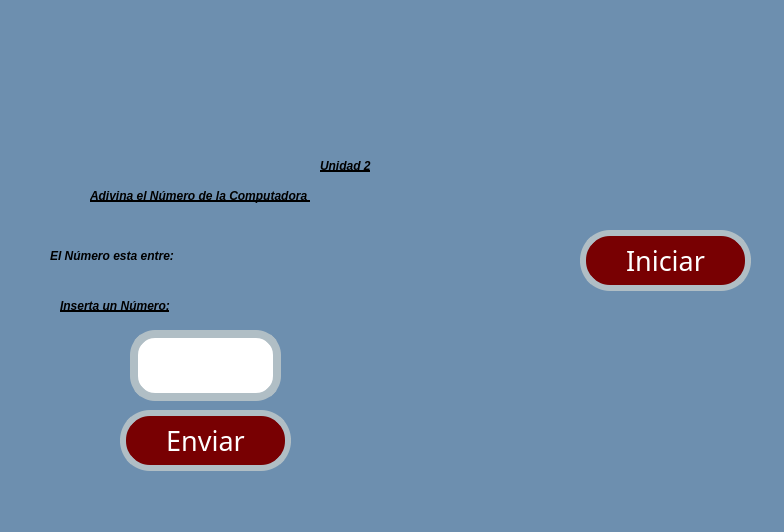
<?xml version="1.0" encoding="UTF-8"?>
<ui version="4.0">
 <class>MainWindow</class>
 <widget class="QMainWindow" name="MainWindow">
  <property name="geometry">
   <rect>
    <x>0</x>
    <y>0</y>
    <width>784</width>
    <height>532</height>
   </rect>
  </property>
  <property name="font">
   <font>
    <pointsize>1</pointsize>
   </font>
  </property>
  <property name="windowTitle">
   <string>MainWindow</string>
  </property>
  <property name="styleSheet">
   <string notr="true">background-color: #6D8FAF</string>
  </property>
  <widget class="QWidget" name="centralwidget">
   <widget class="QLabel" name="lbl_imagenUat">
    <property name="geometry">
     <rect>
      <x>0</x>
      <y>0</y>
      <width>331</width>
      <height>121</height>
     </rect>
    </property>
    <property name="styleSheet">
     <string notr="true"/>
    </property>
    <property name="text">
     <string/>
    </property>
    <property name="pixmap">
     <pixmap resource="../../Archivos/Recursos.qrc">:/Logos/log_uat_nuevo.png</pixmap>
    </property>
    <property name="scaledContents">
     <bool>true</bool>
    </property>
   </widget>
   <widget class="QLabel" name="lbl_imagenFi">
    <property name="geometry">
     <rect>
      <x>570</x>
      <y>0</y>
      <width>211</width>
      <height>141</height>
     </rect>
    </property>
    <property name="styleSheet">
     <string notr="true"/>
    </property>
    <property name="text">
     <string/>
    </property>
    <property name="pixmap">
     <pixmap resource="../../Archivos/Recursos.qrc">:/Logos/FIT_logo_vertical.png</pixmap>
    </property>
    <property name="scaledContents">
     <bool>true</bool>
    </property>
   </widget>
   <widget class="QLabel" name="lbl_imagenGatos">
    <property name="geometry">
     <rect>
      <x>470</x>
      <y>310</y>
      <width>311</width>
      <height>171</height>
     </rect>
    </property>
    <property name="styleSheet">
     <string notr="true"/>
    </property>
    <property name="text">
     <string/>
    </property>
    <property name="pixmap">
     <pixmap resource="../../Archivos/Recursos.qrc">:/Images/Gatos.png</pixmap>
    </property>
    <property name="scaledContents">
     <bool>true</bool>
    </property>
   </widget>
   <widget class="QLabel" name="lbl_Adivina">
    <property name="geometry">
     <rect>
      <x>60</x>
      <y>290</y>
      <width>311</width>
      <height>31</height>
     </rect>
    </property>
    <property name="styleSheet">
     <string notr="true">text-decoration: underline;
font: 20pt &quot;Forte&quot;;
color:rgb(0, 0, 0);
border-radius: 10px;
font-weight: bold;
font-style: italic;</string>
    </property>
    <property name="text">
     <string>Inserta un Número:</string>
    </property>
   </widget>
   <widget class="QLabel" name="lbl_Rango">
    <property name="geometry">
     <rect>
      <x>50</x>
      <y>240</y>
      <width>631</width>
      <height>31</height>
     </rect>
    </property>
    <property name="styleSheet">
     <string notr="true">font: 75 20pt &quot;Forte&quot;;
                   color: black;
                   border-radius: 10px;
                   font-weight: bold;
                   font-style: italic;</string>
    </property>
    <property name="text">
     <string>El Número esta entre:</string>
    </property>
   </widget>
   <widget class="QLineEdit" name="txt_Valor">
    <property name="geometry">
     <rect>
      <x>130</x>
      <y>330</y>
      <width>151</width>
      <height>71</height>
     </rect>
    </property>
    <property name="contextMenuPolicy">
     <enum>Qt::PreventContextMenu</enum>
    </property>
    <property name="whatsThis">
     <string/>
    </property>
    <property name="styleSheet">
     <string notr="true">background-color:rgb(255, 255, 255);
color:rgb(0, 0, 0);
border-radius:25px;
border:8px solid #B0BEC5;
font: 75 16pt &quot;MS Shell Dlg 2&quot;;
</string>
    </property>
    <property name="text">
     <string/>
    </property>
    <property name="maxLength">
     <number>32774</number>
    </property>
    <property name="cursorPosition">
     <number>0</number>
    </property>
    <property name="dragEnabled">
     <bool>false</bool>
    </property>
    <property name="readOnly">
     <bool>false</bool>
    </property>
    <property name="clearButtonEnabled">
     <bool>false</bool>
    </property>
   </widget>
   <widget class="QLabel" name="lbl_titulo">
    <property name="geometry">
     <rect>
      <x>90</x>
      <y>180</y>
      <width>671</width>
      <height>31</height>
     </rect>
    </property>
    <property name="styleSheet">
     <string notr="true">text-decoration: underline;
font: 20pt &quot;Forte&quot;;
color:rgb(0, 0, 0);
border-radius: 10px;
font-weight: bold;
font-style: italic;</string>
    </property>
    <property name="text">
     <string>Adivina el Número de la Computadora </string>
    </property>
   </widget>
   <widget class="QLabel" name="lbl_Unidad2">
    <property name="geometry">
     <rect>
      <x>320</x>
      <y>150</y>
      <width>141</width>
      <height>31</height>
     </rect>
    </property>
    <property name="styleSheet">
     <string notr="true">text-decoration: underline;
font: 20pt &quot;Forte&quot;;
color:rgb(0, 0, 0);
border-radius: 10px;
font-weight: bold;
font-style: italic;</string>
    </property>
    <property name="text">
     <string>Unidad 2</string>
    </property>
   </widget>
   <widget class="QPushButton" name="btn_Inicio">
    <property name="geometry">
     <rect>
      <x>580</x>
      <y>230</y>
      <width>171</width>
      <height>61</height>
     </rect>
    </property>
    <property name="font">
     <font>
      <family>Forte</family>
      <pointsize>20</pointsize>
      <weight>50</weight>
      <italic>false</italic>
      <bold>false</bold>
     </font>
    </property>
    <property name="styleSheet">
     <string notr="true">
font: 20pt &quot;Forte&quot;;
color: rgb(255, 255, 255);
border-radius:30px;
border:6px solid #B0BEC5;
background-color: rgb(120, 0, 2);</string>
    </property>
    <property name="text">
     <string>Iniciar</string>
    </property>
   </widget>
   <widget class="QPushButton" name="btn_Enviar">
    <property name="geometry">
     <rect>
      <x>120</x>
      <y>410</y>
      <width>171</width>
      <height>61</height>
     </rect>
    </property>
    <property name="font">
     <font>
      <family>Forte</family>
      <pointsize>20</pointsize>
      <weight>50</weight>
      <italic>false</italic>
      <bold>false</bold>
     </font>
    </property>
    <property name="styleSheet">
     <string notr="true">
font: 20pt &quot;Forte&quot;;
color: rgb(255, 255, 255);
border-radius:30px;
border:6px solid #B0BEC5;
background-color: rgb(120, 0, 2);</string>
    </property>
    <property name="text">
     <string>Enviar</string>
    </property>
   </widget>
  </widget>
  <widget class="QMenuBar" name="menubar">
   <property name="geometry">
    <rect>
     <x>0</x>
     <y>0</y>
     <width>784</width>
     <height>26</height>
    </rect>
   </property>
  </widget>
  <widget class="QStatusBar" name="statusbar"/>
 </widget>
 <resources>
  <include location="../../Archivos/Recursos.qrc"/>
  <include location="../Recursos.qrc"/>
 </resources>
 <connections/>
</ui>
